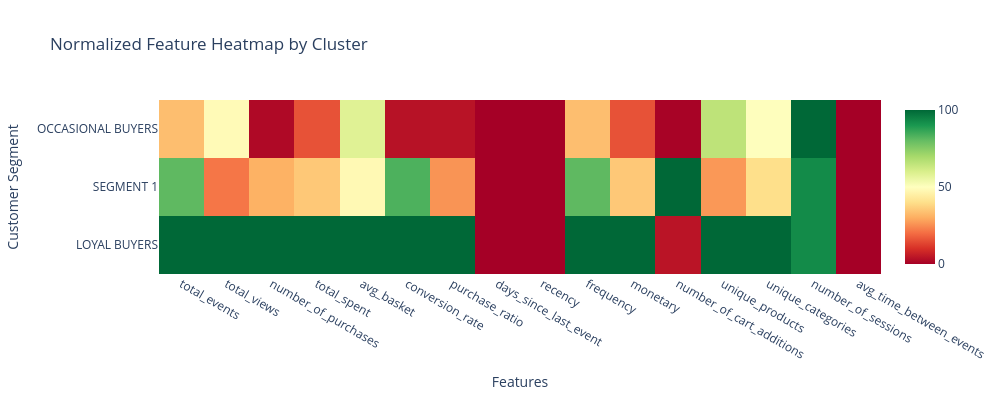

This figure's notebook cell:
### Code cell
# Heatmap of cluster profiles
cluster_profiles_normalized_all = cluster_profiles.copy()

for col in FEATURE_COLUMNS:
    max_val = cluster_profiles_normalized_all[col].max()
    if max_val > 0:
        cluster_profiles_normalized_all[col] = (cluster_profiles_normalized_all[col] / max_val) * 100

fig = go.Figure(data=go.Heatmap(
    z=cluster_profiles_normalized_all.values,
    x=FEATURE_COLUMNS,
    y=[cluster_names[cid] for cid in cluster_profiles_normalized_all.index],
    colorscale='RdYlGn'
))

fig.update_layout(
    title='Normalized Feature Heatmap by Cluster',
    xaxis_title='Features',
    yaxis_title='Customer Segment',
    height=400,
    width=1000
)
fig.show()

cluster_profiles_normalized_all

### Figure 1 — Plotly figure (JSON) as saved in the notebook; plotly's stock layout.template omitted (floating-point values rounded to 4 significant figures)
{"data": [{"colorscale": [[0, "rgb(165,0,38)"], [0.1, "rgb(215,48,39)"], [0.2, "rgb(244,109,67)"], [0.3, "rgb(253,174,97)"], [0.4, "rgb(254,224,139)"], [0.5, "rgb(255,255,191)"], [0.6, "rgb(217,239,139)"], [0.7, "rgb(166,217,106)"], [0.8, "rgb(102,189,99)"], [0.9, "rgb(26,152,80)"], [1, "rgb(0,104,55)"]], "type": "heatmap", "x": ["total_events", "total_views", "number_of_purchases", "total_spent", "avg_basket", "conversion_rate", "purchase_ratio", "days_since_last_event", "recency", "frequency", "monetary", "number_of_cart_additions", "unique_products", "unique_categories", "number_of_sessions", "avg_time_between_events"], "y": ["LOYAL BUYERS", "SEGMENT 1", "OCCASIONAL BUYERS"], "z": [[100.0, 100.0, 100.0, 100.0, 100.0, 100.0, 100.0, 0.0, 0.0, 100.0, 100.0, 4.167, 100.0, 100.0, 92.76, 0.0], [80.95, 21.43, 30.77, 35.13, 47.98, 83.3, 25.94, 0.0, 0.0, 80.95, 35.13, 100.0, 26.67, 40.0, 92.76, 0.0], [33.26, 48.5, 1.92, 15.55, 58.15, 3.672, 3.875, 0.0, 0.0, 33.26, 15.55, 0.5776, 65.32, 50.33, 100.0, 0.0]]}], "layout": {"height": 400, "title": {"text": "Normalized Feature Heatmap by Cluster"}, "width": 1000, "xaxis": {"title": {"text": "Features"}}, "yaxis": {"title": {"text": "Customer Segment"}}}}
